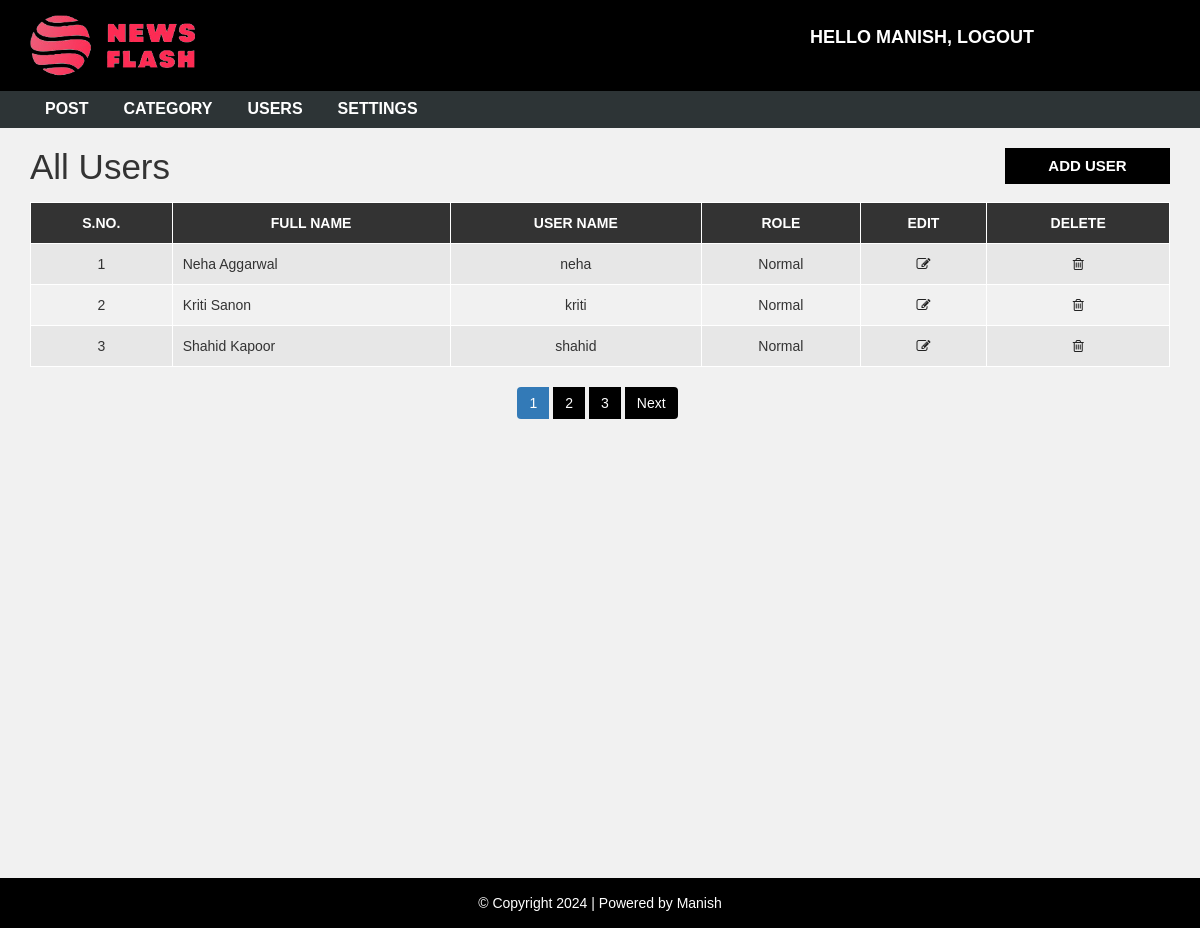
Page /admin/users.php (signed in) on the committed database.
### tables this page shows
CREATE TABLE `user` (
  `user_id` int(10) UNSIGNED NOT NULL,
  `first_name` varchar(30) NOT NULL,
  `last_name` varchar(30) NOT NULL,
  `username` varchar(30) DEFAULT NULL,
  `password` varchar(40) DEFAULT NULL,
  `role` int(11) NOT NULL
);

### admin/users.php (the view, shortened to what this page needs)
<?php include "header.php";
?>
  <div id="admin-content">
      <div class="container">
          <div class="row">
              <div class="col-md-10">
                  <h1 class="admin-heading">All Users</h1>
              </div>
              <div class="col-md-2">
                  <a class="add-new" href="add-user.php">add user</a>
              </div>
              <div class="col-md-12">
                <?php
                  include "config.php";
                  $limit = 3;
                  if(isset($_GET['page'])){
                    $page = $_GET['page'];
                  }else{
                    $page = 1;
                  }
                  $offset = ($page - 1) * $limit;
                  $sql = "SELECT * FROM user ORDER BY user_id DESC LIMIT {$offset},{$limit}";
                  $result = mysqli_query($conn, $sql) or die("Query Failed.");
                  if(mysqli_num_rows($result) > 0){
                ?>
                  <table class="content-table">
                      <thead>
                          <th>S.No.</th>
                          <th>Full Name</th>
                          <th>User Name</th>
                          <th>Role</th>
                          <th>Edit</th>
                          <th>Delete</th>
                      </thead>
                      <tbody>
                        <?php
                          $serial = $offset + 1;
                          while($row = mysqli_fetch_assoc($result)) {
                        ?>
                          <tr>
                              <td class='id'><?php echo $serial; ?></td>
                              <td><?php echo $row['first_name'] . " ". $row['last_name']; ?></td>
                              <td><?php echo $row['username']; ?></td>
                              <td><?php
                                  if($row['role'] == 1){
                                    echo "Admin";
                                  }else{
                                    echo "Normal";
                                  }
                               ?></td>
                              <td class='edit'><a href='update-user.php?id=<?php echo $row["user_id"]; ?>'><i class='fa fa-edit'></i></a></td>
                              <td class='delete'><a href='delete-user.php?id=<?php echo $row["user_id"]; ?>'><i class='fa fa-trash-o'></i></a></td>
                          </tr>
                        <?php
                          $serial++;
                        } ?>
                      </tbody>
                  </table>
                  <?php
                }else {
                  echo "<h3>No Results Found.</h3>";
                }
                $sql1 = "SELECT * FROM user";
                $result1 = mysqli_query($conn, $sql1) or die("Query Failed.");
                if(mysqli_num_rows($result1) > 0){
                  $total_records = mysqli_num_rows($result1);
                  $total_page = ceil($total_records / $limit);
                  echo '<ul class="pagination admin-pagination">';
                  for($i = 1; $i <= $total_page; $i++){
                    if($i == $page){
                      $active = "active";
                    }else{
                      $active = "";
                    }
                    echo '<li class="'.$active.'"><a href="users.php?page='.$i.'">'.$i.'</a></li>';
                  }
                  if($total_page > $page){
                    echo '<li><a href="users.php?page='.($page + 1).'">Next</a></li>';
                  }
                  echo '</ul>';
                }
                  ?>
              </div>
          </div>
      </div>
  </div>
<?php include "footer.php"; ?>

### css/style.css (style rules this page uses)
body { background: #f1f1f1; font-family: sans-serif,arial,Helvetica; }
a, a:hover, a:focus { text-decoration: none; outline: none; }
ul { margin:0; padding:0; list-style:none; }
#admin-content { padding: 20px 0; min-height: 750px; }
#admin-content .admin-heading { font-size: 35px; margin: 0 0 15px; }
#admin-content .add-new { color: #fff; background-color: #000; font-size: 15px; font-weight: 600; text-align: center; text-transform: uppercase; padding: 7px 10px; display: block; transition: all 0.3s; }
#admin-content .content-table { border: 1px solid #000; width: 100%; margin: 0 0 20px; }
#admin-content .content-table thead { color: #fff; background-color: #333; }
#admin-content .content-table th { padding: 10px; border: 1px solid #fff; font-weight: 600; text-align: center; text-transform: uppercase; }
#admin-content .content-table tbody { color: #333; }
#admin-content .content-table tbody tr { background-color: #e7e7e7; }
#admin-content .content-table tbody tr:nth-child(even) { background-color: transparent; }
#admin-content .content-table tbody td { padding: 10px; border: 1px solid #fff; text-align: center; }
#admin-content .content-table tbody td:nth-child(2) { text-align: left; }
#admin-content .admin-pagination { margin: 0; }
#admin-content .admin-pagination li a { display: block; }
.id, .edit, .delete { text-align:center; }
.pagination { display: block; text-align: center; margin: 0; }
.pagination li { display:inline-block; margin: 0 5px 0 0; }
.pagination li a { border: none; background: #000; color: #fff; }
i.fa { color:#222; }

### rows in the picture
user: first_name "Neha", last_name "Aggarwal", username "neha", role "Normal"
user: first_name "Kriti", last_name "Sanon", username "kriti", role "Normal"
user: first_name "Shahid", last_name "Kapoor", username "shahid", role "Normal"

### other values in the picture
$_SESSION["username"] "MANISH"
